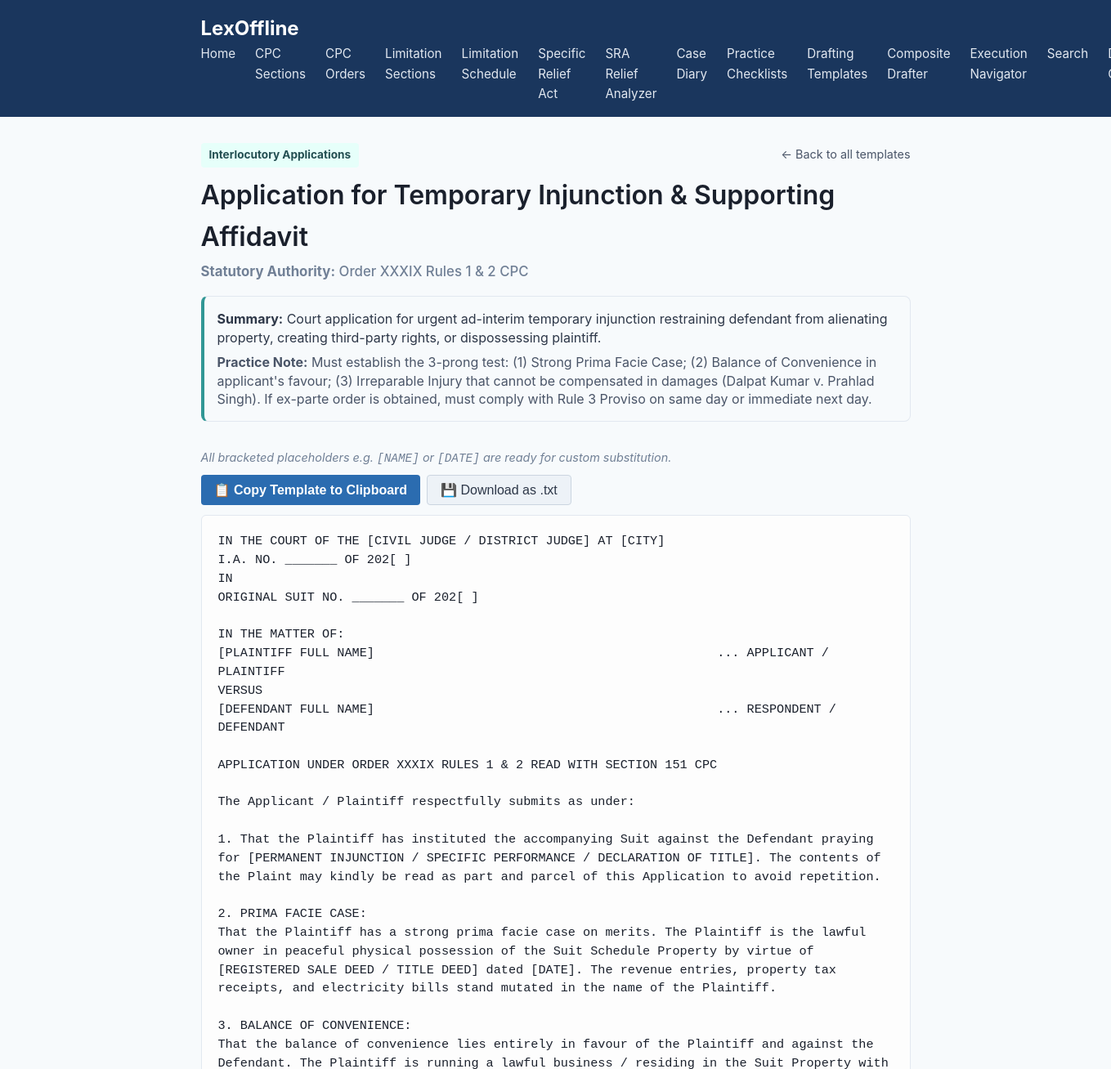
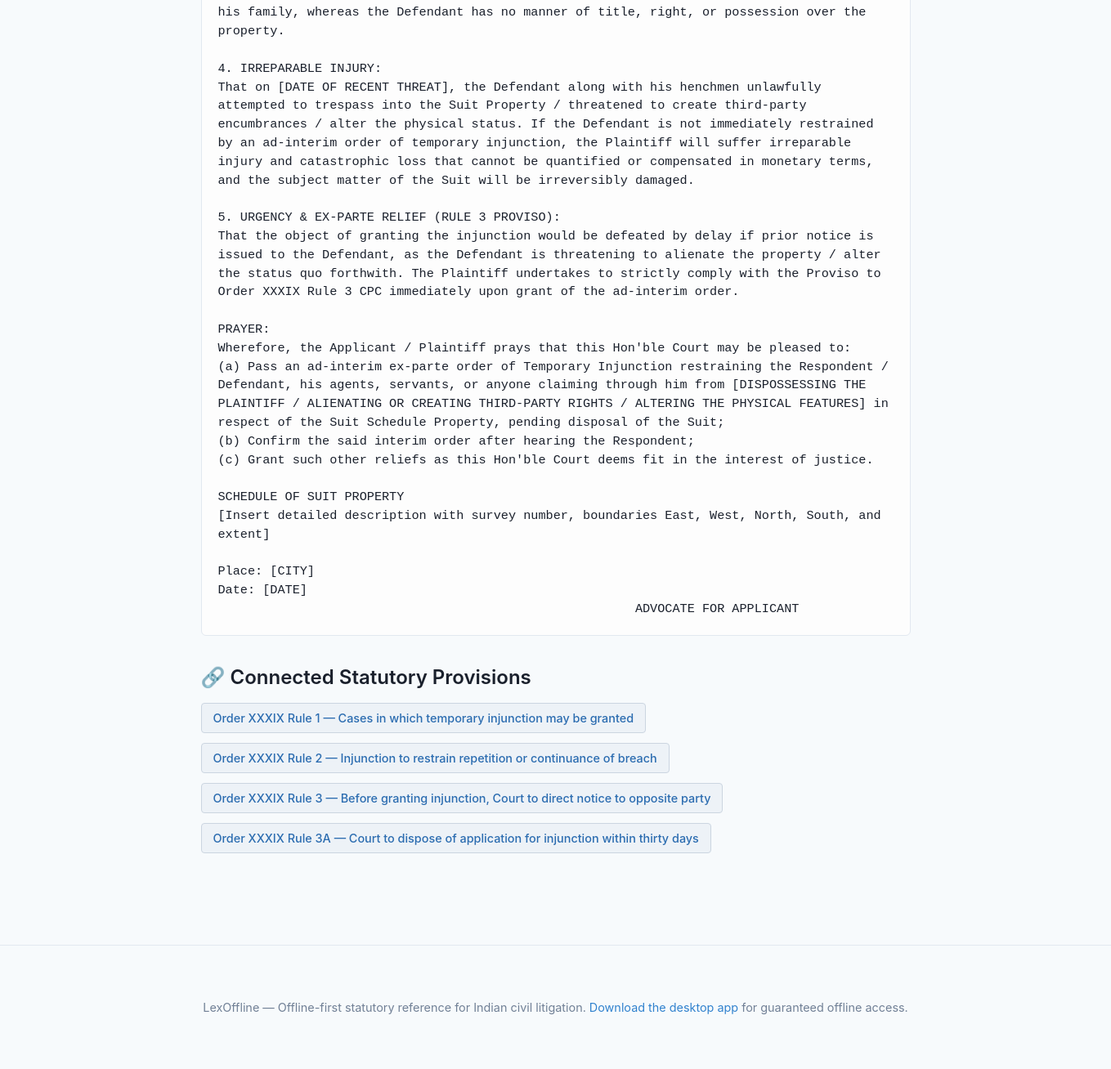
The page /template/injunction_o39_r1_2 on the database its author committed (2 pictures, top to bottom).
### tables this page shows
CREATE TABLE rules (
        id INTEGER PRIMARY KEY,
        order_id INTEGER NOT NULL REFERENCES orders(id),
        rule_no TEXT NOT NULL,
        title TEXT,
        text TEXT,
        state_amendments TEXT
    );

### web/app.py (the view)
@app.route('/template/<template_id>')
def template_detail(template_id):
    t = tdata.get_template(template_id)
    if not t:
        abort(404)
    db = get_db()
    resolved_links = []
    for cp in t.connected_provisions:
        ref_text = cp["ref"]
        url = None
        if "Section" in ref_text:
            s_no = ref_text.replace("Section", "").strip().split()[0]
            if cp.get("kind") == "limitation_section":
                row = db.get_limitation_section_by_no(s_no)
                if row:
                    url = f"/limitation/section/{row['id']}"
            else:
                row = db.get_section_by_no(s_no)
                if row:
                    url = f"/cpc/section/{row['id']}"
        elif "Article" in ref_text:
            a_no = ref_text.replace("Article", "").strip().split("(")[0].strip()
            row = db.find_article_by_no(a_no)
            if row:
                url = f"/limitation/article/{row['id']}"
        elif "Order" in ref_text and "Rule" in ref_text:
            parts = ref_text.replace("Order", "").split("Rule")
            o_no = parts[0].strip()
            r_no = parts[1].strip().split("(")[0].strip()
            row = db.find_rule_in_order(o_no, r_no)
            if row:
                url = f"/cpc/rule/{row['id']}"
        elif "Order" in ref_text:
            url = "/cpc/orders"
        resolved_links.append({
            "ref": cp["ref"],
            "title": cp.get("title", ""),
            "url": url
        })
    return render_template('template_detail.html',
                           template=t,
                           connected_links=resolved_links)

### web/app.py (called while the page is built)
def get_db():
    db = getattr(g, '_database', None)
    if db is None:
        db = g._database = ActDatabase(DATABASE)
    return db

@app.teardown_appcontext
def close_connection(exception):
    db = getattr(g, '_database', None)
    if db is not None:
        db.close()

### web/templates/template_detail.html (shortened to what this page needs)
{% extends "base.html" %}
{% block content %}
<div class="provision-header" style="margin-bottom: 1.5rem;">
    <div style="display: flex; justify-content: space-between; align-items: baseline; flex-wrap: wrap; gap: 0.5rem;">
        <span class="badge" style="background: #e6fffa; color: #234e52; font-size: 0.85rem; font-weight: bold; padding: 4px 10px; border-radius: 4px;">
            {{ template.category }}
        </span>
        <a href="/templates" style="color: #4a5568; font-size: 0.9rem; text-decoration: none;">&larr; Back to all templates</a>
    </div>
    <h1 style="margin-top: 0.5rem; margin-bottom: 0.25rem;">{{ template.title }}</h1>
    <p style="color: #718096; font-size: 1.05rem; font-weight: 500;">
        <strong>Statutory Authority:</strong> {{ template.provision }}
    </p>
    <div class="panel" style="background: #f7fafc; border-left: 4px solid #319795; padding: 1rem; margin-top: 1rem;">
        <p style="margin: 0 0 0.5rem 0; line-height: 1.4; color: #2d3748;"><strong>Summary:</strong> {{ template.summary }}</p>
        <p style="margin: 0; line-height: 1.4; color: #4a5568;"><strong>Practice Note:</strong> {{ template.practice_notes }}</p>
    </div>
</div>
<div class="draft-toolbar" style="display: flex; justify-content: space-between; align-items: center; margin-bottom: 0.75rem; flex-wrap: wrap; gap: 0.5rem;">
    <div style="color: #718096; font-size: 0.9rem;">
        <em>All bracketed placeholders e.g. <code>[NAME]</code> or <code>[DATE]</code> are ready for custom substitution.</em>
    </div>
    <div style="display: flex; gap: 0.5rem;">
        <button id="copy-btn" class="btn" style="background: #2b6cb0; color: #fff; font-weight: bold; padding: 8px 16px; border: none; border-radius: 4px; cursor: pointer;">
            📋 Copy Template to Clipboard
        </button>
        <button id="download-btn" class="btn" style="background: #edf2f7; color: #2d3748; padding: 8px 16px; border: 1px solid #cbd5e0; border-radius: 4px; cursor: pointer;">
            💾 Download as .txt
        </button>
    </div>
</div>
<div class="provision-body panel" style="background: #fdfdfd; border: 1px solid #e2e8f0; border-radius: 6px; padding: 1.25rem; overflow-x: auto;">
    <pre id="template-text" style="font-family: 'Courier New', Courier, monospace; font-size: 0.95rem; line-height: 1.5; white-space: pre-wrap; margin: 0;">{{ template.template_text }}</pre>
</div>
<div class="section-block" style="margin-top: 2rem; margin-bottom: 2rem;">
    <h2>🔗 Connected Statutory Provisions</h2>
    <div style="display: flex; flex-wrap: wrap; gap: 0.75rem; margin-top: 0.75rem;">
        {% for cp in connected_links %}
        {% if cp.url %}
        <a href="{{ cp.url }}" class="btn" style="padding: 6px 14px; background: #edf2f7; color: #2b6cb0; border: 1px solid #cbd5e0; text-decoration: none; border-radius: 4px; font-size: 0.9rem; font-weight: 500;">
            {{ cp.ref }}{% if cp.title %} &mdash; {{ cp.title }}{% endif %}
        </a>
        {% else %}
        <span style="padding: 6px 14px; background: #edf2f7; color: #718096; border: 1px solid #cbd5e0; border-radius: 4px; font-size: 0.9rem;">
            {{ cp.ref }}{% if cp.title %} &mdash; {{ cp.title }}{% endif %}
        </span>
        {% endif %}
        {% endfor %}
    </div>
</div>
{% endblock %}

### web/static/style.css (style rules this page uses)
* { box-sizing: border-box; margin: 0; padding: 0; }
body { font-family: -apple-system, BlinkMacSystemFont, "Segoe UI", Roboto, Helvetica, Arial, sans-serif; line-height: 1.6; color: #2d3748; background-color: #f7fafc; }
h1, h2, h3, h4 { margin-bottom: 0.5em; color: #1a202c; font-weight: 600; }
a { color: #3182ce; text-decoration: none; }
.btn { display: inline-block; background-color: #3182ce; color: white; padding: 0.5rem 1rem; border-radius: 4px; border: none; cursor: pointer; font-size: 1rem; }
.provision-header { margin-bottom: 1.5rem; }
.panel { background: #f7fafc; border: 1px solid #e2e8f0; border-radius: 8px; padding: 1.5rem; margin-bottom: 2rem; }
.provision-body pre { font-family: Georgia, "Times New Roman", serif; font-size: 1.1rem; white-space: pre-wrap; word-wrap: break-word; color: #1a202c; line-height: 1.7; }
.section-block { margin-top: 2rem; }

### rows shown on the page
rules: ref "Order XXXIX Rule 1", title "Cases in which temporary injunction may be granted"
rules: ref "Order XXXIX Rule 2", title "Injunction to restrain repetition or continuance of breach"
rules: ref "Order XXXIX Rule 3", title "Before granting injunction, Court to direct notice to opposite party"
rules: ref "Order XXXIX Rule 3A", title "Court to dispose of application for injunction within thirty days"

### other values the page prints
{{ template.category }} "Interlocutory Applications"
{{ template.title }} "Application for Temporary Injunction & Supporting Affidavit"
{{ template.provision }} "Order XXXIX Rules 1 & 2 CPC"
{{ template.summary }} "Court application for urgent ad-interim temporary injunction restraining defendant from alienating property, creating third-party rights, or dispossessing plaintiff."
